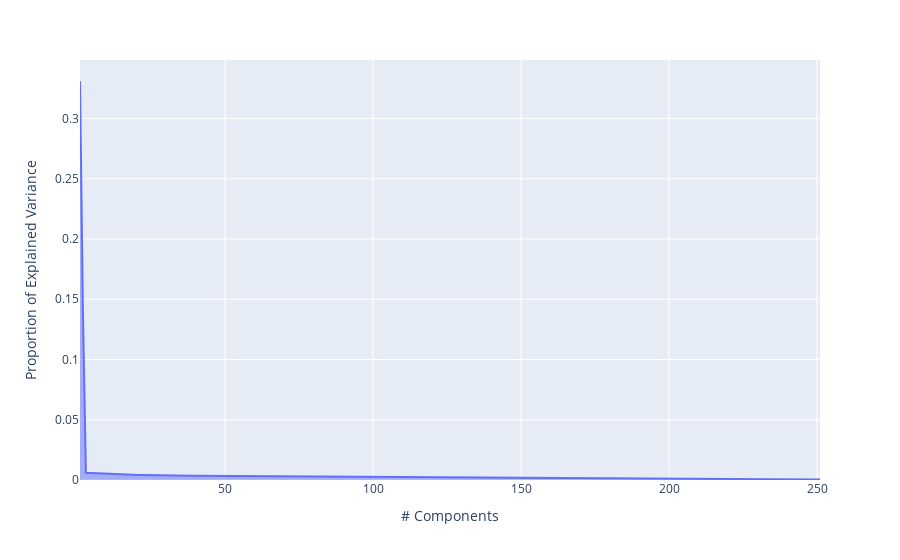

Source (notebook cell):
### Code cell
# As minimum value is abobe 0.26. PCA is better than choosing some features with high variances.
# Plotting Scree plot.
pca = PCA()
pca.fit(X_train)
exp_var =pca.explained_variance_ratio_
px.area(
    x=range(1, exp_var.shape[0] + 1),
    y=exp_var,
    labels={"x": "# Components", "y": "Proportion of Explained Variance"}
)
# Component # 3 is an elbow

# printcipalComponents = pca.fit_transform(X_train)
# X_train_pca= pd.DataFrame(data=printcipalComponents)
# print(principalDf)
# print(Y_train)

### Figure 1 — Plotly figure (JSON) as saved in the notebook; plotly's stock layout.template omitted (floating-point values rounded to 4 significant figures; data arrays with more than 128 entries replaced by an {"elided": "..."} marker saying what was removed)
{"data": [{"fillpattern": {"shape": ""}, "hovertemplate": "# Components=%{x}<br>Proportion of Explained Variance=%{y}<extra></extra>", "legendgroup": "", "line": {"color": "#636efa"}, "marker": {"symbol": "circle"}, "mode": "lines", "name": "", "orientation": "v", "showlegend": false, "stackgroup": "1", "x": {"elided": "251 int values"}, "xaxis": "x", "y": {"elided": "251 float values"}, "yaxis": "y", "type": "scatter"}], "layout": {"xaxis": {"anchor": "y", "domain": [0.0, 1.0], "title": {"text": "# Components"}}, "yaxis": {"anchor": "x", "domain": [0.0, 1.0], "title": {"text": "Proportion of Explained Variance"}}, "legend": {"tracegroupgap": 0}, "margin": {"t": 60}}}
